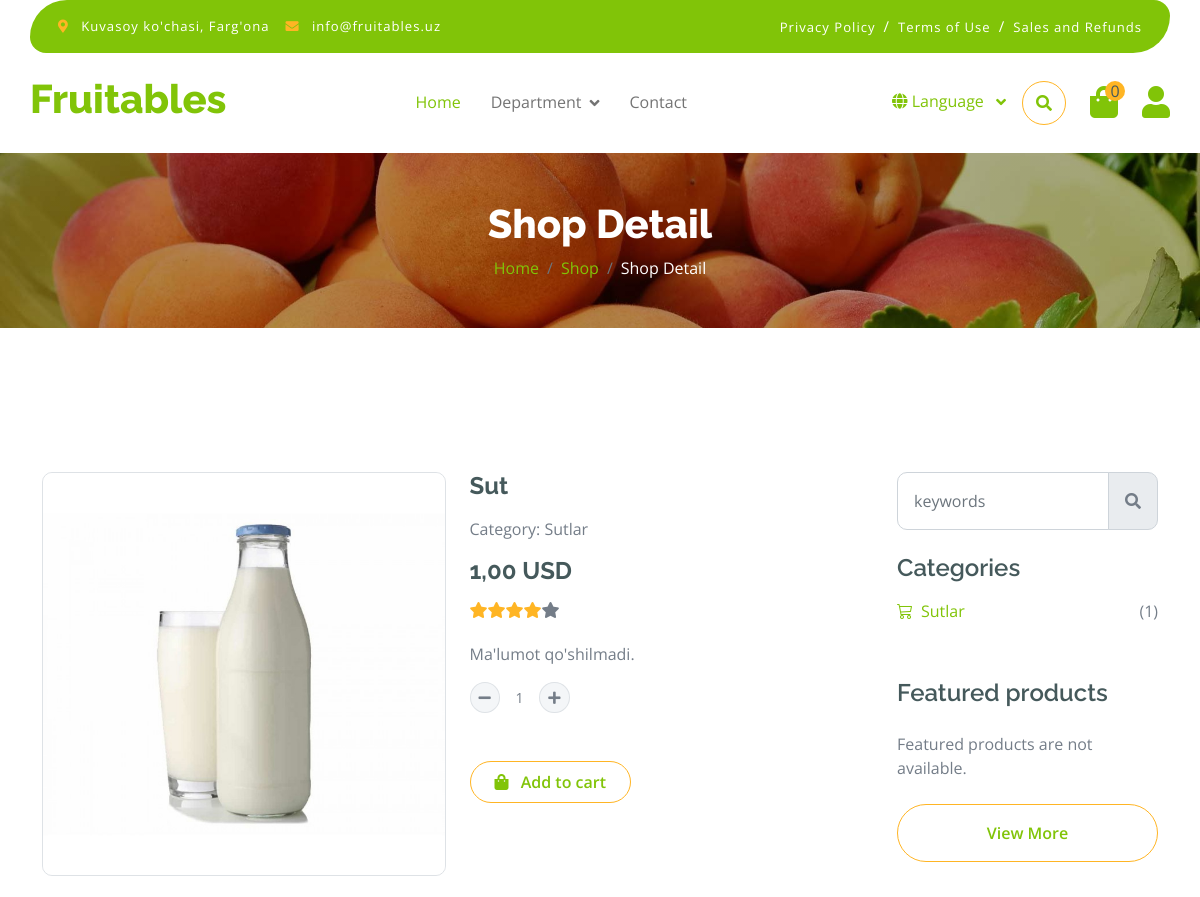
The page /department/sut-mahsulotlari/sutlar/sut/ (upper part) on the database as committed earlier.
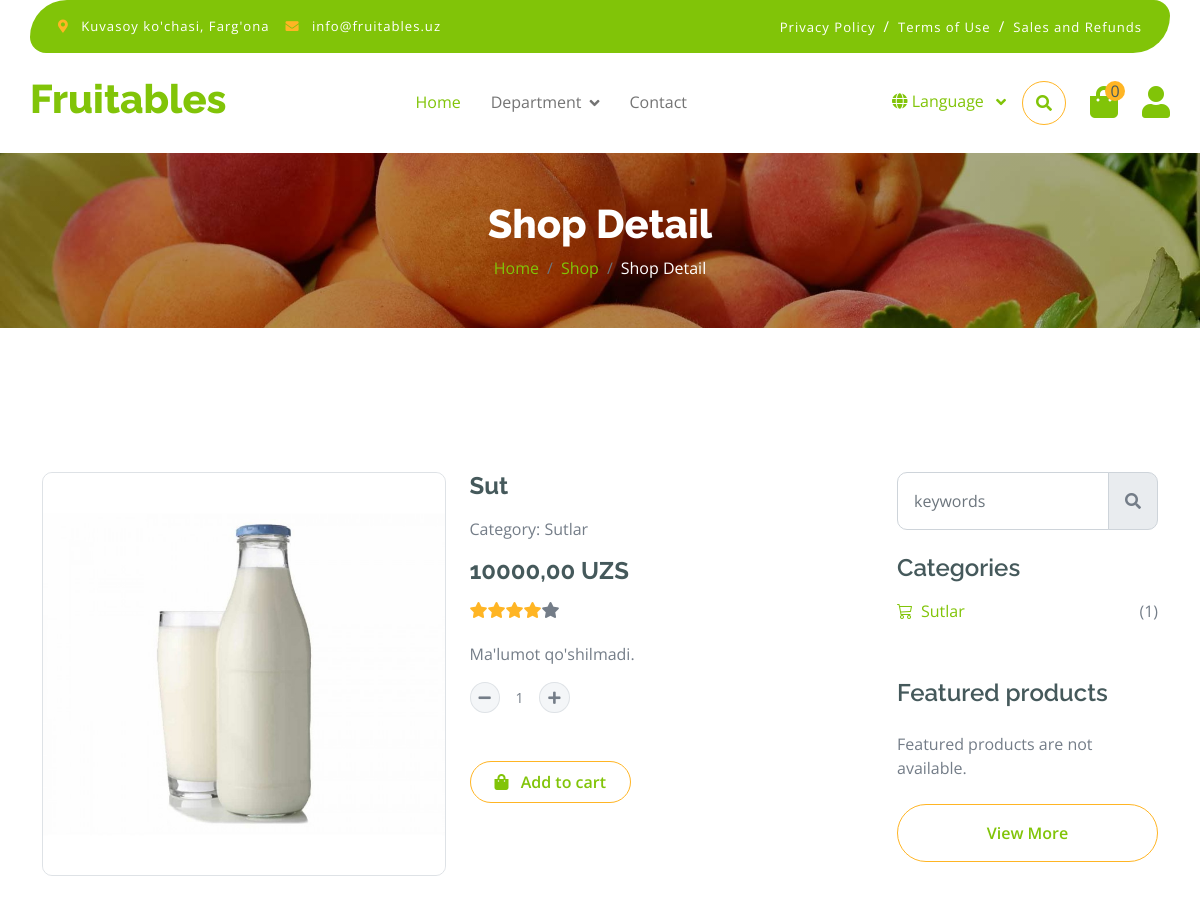
The same page on the database as committed later.
### manager/models.py (models this page shows, shortened)
class Product(models.Model):
    name = models.CharField(max_length=250, verbose_name='Nomi')
    slug = models.SlugField(max_length=250, unique=True, verbose_name='Identifikatori')
    description = models.TextField(default="Ma'lumot qo'shilmadi.", verbose_name='Tavsifi')
    currency = models.CharField(max_length=3, choices=CURRENCY_TYPES, verbose_name='Valyuta')
    price = models.DecimalField(max_digits=10, decimal_places=2, verbose_name='Narxi', validators=[MinValueValidator(0)])
    discount = models.IntegerField(default=0, verbose_name='Chegirma foizi',
                                   validators=[MinValueValidator(0), MaxValueValidator(100)],
                                   help_text='Agar mahsulotingizga chegirma qo‘ymoqchi bo‘lsangiz, chegirma foizini (masalan, 50) kiriting. Agar chegirma bermoqchi bo‘lmasangiz, bu maydonga tegmang.')
    quantity = models.IntegerField(default=0, verbose_name='Miqdori', validators=[MinValueValidator(0)],)
    quality = models.CharField(max_length=10, verbose_name='Sifati')
    weight = models.CharField(max_length=2, choices=WEIGHT_TYPES, verbose_name="O'lchov birligi")
    category = models.ForeignKey(Category, on_delete=models.SET_NULL, related_name='products', null=True)
    def get_discount_price(self):
        if self.discount > 0:
            discount_price = self.price - (self.price * self.discount) / 100
            return discount_price
        return None
    class Meta:
        verbose_name = 'Mahsulot '
        verbose_name_plural = 'Mahsulotlar'

class ProductImage(models.Model):
    image = models.ImageField(upload_to='products/', verbose_name='Rasmi (500x350)',
                              help_text="Rasmning o‘lchami 500x350 piksel bo‘lishi kerak. Iltimos, to‘g‘ri o‘lchamdagi rasmni yuklang!")
    product = models.ForeignKey(Product, on_delete=models.CASCADE, related_name='images', verbose_name='Mahsuloti')
    class Meta:
        verbose_name = 'Mahsulot surati '
        verbose_name_plural = 'Mahsulot suratlari'

class Category(models.Model):
    name = models.CharField(max_length=150, unique=True, verbose_name='Nomi')
    slug = models.SlugField(max_length=150, unique=True, verbose_name='Identifikatori')
    departament = models.ForeignKey(Departament, on_delete=models.CASCADE, related_name='category',
                                    verbose_name="Bo'limi")
    class Meta:
        verbose_name = 'Kategoriya '
        verbose_name_plural = 'Kategoriyalar'

### manager/views.py (the view)
# urls.py: path('department/<slug:department_slug>/<slug:category_slug>/<slug:product_slug>/', ProductDetail.as_view(), name='product'),
class ProductDetail(DetailView):
    model = Product
    template_name = 'shop-detail.html'
    slug_url_kwarg = 'product_slug'
    def get_context_data(self, *, object_list=None, **kwargs):
        context = super().get_context_data(**kwargs)
        department = get_object_or_404(Departament, slug=self.kwargs.get('department_slug'))
        category = get_object_or_404(Category, slug=self.kwargs.get('category_slug'))
        categories = Category.objects.filter(departament=department).select_related('departament')
        products = Product.objects.filter(category=category).select_related('category')
        featured_products = Product.objects.filter(category=category, discount__gt=0).select_related('category')
        context.update({
            'department': department,
            'categories': categories,
            'products': products,
            'featured_products': featured_products[:3],
            'all_featured_products': featured_products[3:]
        })
        return context

### manager/templatetags/custom_tags.py (called while the page is built)
@register.simple_tag
def all_departament():
    return get_list_or_404(Departament)

@register.simple_tag
def cart_item_count(request):
    products: dict = request.session.get('products', {})
    return len(products)

### templates/shop-detail.html (shortened to what the changed rows need)
{% extends 'base.html' %}
{% load static %}
{% block main %}
<div class="container-fluid page-header py-5">
    <h1 class="text-center text-white display-6">Shop Detail</h1>
</div>
<div class="container-fluid py-5 mt-5">
    <div class="container py-5">
        <div class="row g-4 mb-5">
            <div class="col-lg-8 col-xl-9">
                <div class="row g-4">
                    <div class="col-lg-6">
                        <div class="border rounded">
                            <a href="#">
                                <img src="{{ product.images.first.image.url }}" class="img-fluid rounded" alt="Image">
                            </a>
                        </div>
                    </div>
                    <div class="col-lg-6">
                        <h4 class="fw-bold mb-3">{{ product.name }}</h4>
                        <p class="mb-3">Category: {{ product.category.name }} </p>
                        <div class="d-flex align-items-center">
                            <h5 class="fw-bold mb-3 me-2" style="font-size: 1.5rem;">
                                {% if product.get_discount_price %}
                                {{ product.get_discount_price }} {{ product.currency }}
                                {% else %}
                                {{ product.price }} {{ product.currency }}
                                {% endif %}
                            </h5>
                        </div>
                        <div class="d-flex mb-4">
                            <i class="fa fa-star text-secondary"></i>
                            <i class="fa fa-star text-secondary"></i>
                            <i class="fa fa-star text-secondary"></i>
                            <i class="fa fa-star text-secondary"></i>
                            <i class="fa fa-star"></i>
                        </div>
                        <p class="mb-4">{{ product.description|linebreaks }}</p>
                        <form method="post" action="{% url 'add-to-cart' product.slug %}">
                            <div class="input-group quantity mb-5" style="width: 100px;">
                            </div>
                            <button type="submit" class="btn border border-secondary rounded-pill px-4 py-2 mb-4 text-primary">
                            </button>
                        </form>
                    </div>
                </div>
            </div>
        </div>
    </div>
</div>
{% endblock main %}

Rows that differ between the two databases and show on the page:
changed Product "Sut": price "1,00" → "10000,00"; currency "USD" → "UZS"
